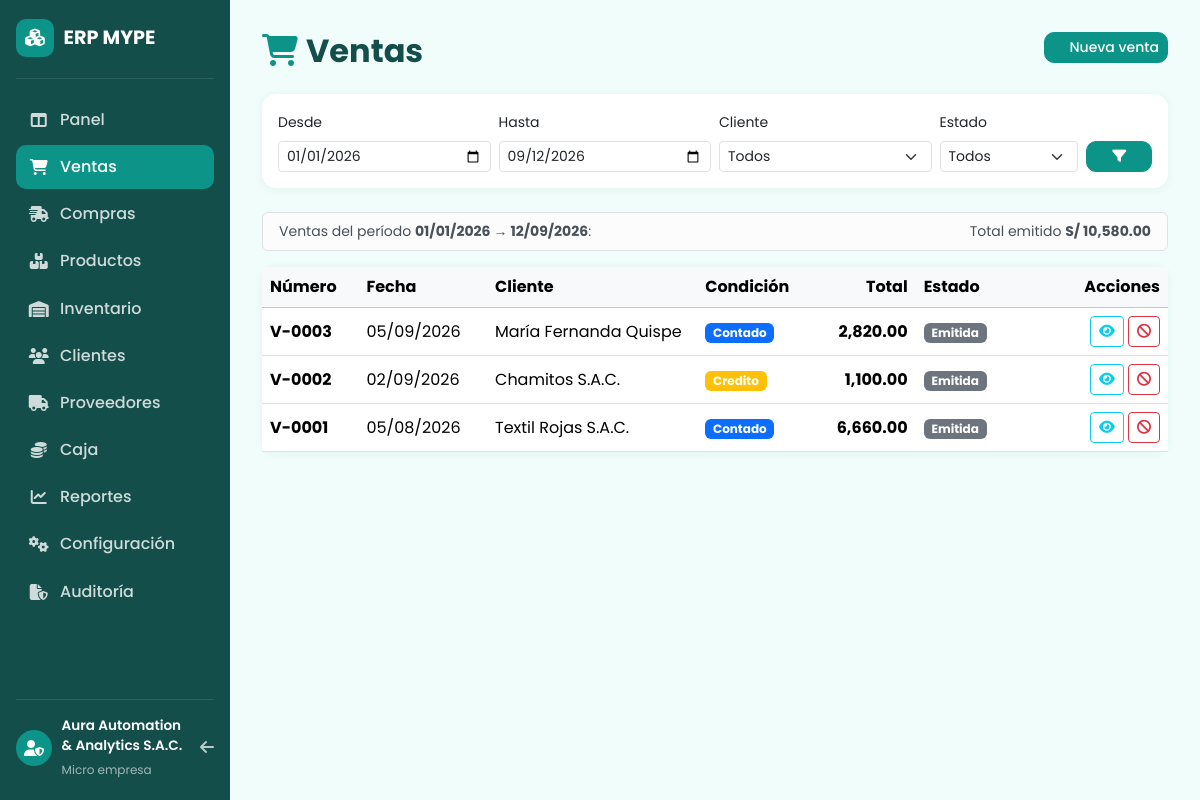
The page /index.php?vista=ventas on the database its author committed.
### tables this page shows
CREATE TABLE parametros (
    id          INT AUTO_INCREMENT PRIMARY KEY,
    clave       VARCHAR(40) NOT NULL UNIQUE,
    valor       TEXT NOT NULL,
    descripcion VARCHAR(150) NOT NULL DEFAULT ''
);

CREATE TABLE ventas (
    id            INT AUTO_INCREMENT PRIMARY KEY,
    numero        INT NOT NULL UNIQUE,
    fecha         DATE NOT NULL,
    cliente_id    INT NOT NULL,
    condicion     ENUM('contado','credito') NOT NULL DEFAULT 'contado',
    total         DECIMAL(14,2) NOT NULL DEFAULT 0.00,
    observaciones VARCHAR(255) NOT NULL DEFAULT '',
    estado        ENUM('emitida','anulada') NOT NULL DEFAULT 'emitida',
    fecha_creacion DATETIME NOT NULL DEFAULT CURRENT_TIMESTAMP,
    FOREIGN KEY (cliente_id) REFERENCES clientes(id)
);

CREATE TABLE clientes (
    id            INT AUTO_INCREMENT PRIMARY KEY,
    tipo_doc      ENUM('RUC','DNI') NOT NULL DEFAULT 'RUC',
    ruc_dni       VARCHAR(11) NOT NULL UNIQUE,
    razon_social  VARCHAR(150) NOT NULL,
    direccion     VARCHAR(200) NOT NULL DEFAULT '',
    correo        VARCHAR(120) NOT NULL DEFAULT '',
    telefono      VARCHAR(20) NOT NULL DEFAULT '',
    activo        TINYINT(1) NOT NULL DEFAULT 1,
    fecha_creacion DATETIME NOT NULL DEFAULT CURRENT_TIMESTAMP
);

### vistas/ventas.php (the view, shortened to what this page needs)
<?php
[$desde, $hasta] = rangoFechas();
$query = 'SELECT v.*, cl.razon_social, cl.tipo_doc, cl.ruc_dni FROM ventas v JOIN clientes cl ON cl.id=v.cliente_id
          WHERE v.fecha BETWEEN :d AND :h';
$params = [':d' => $desde, ':h' => $hasta];
$stmt = $db->prepare($query . ' ORDER BY v.fecha DESC, v.id DESC');
$stmt->execute($params);
$ventas = $stmt->fetchAll();
$totEmitidas = array_sum(array_map(fn($v) => $v['estado']==='emitida' ? (float) $v['total'] : 0, $ventas));
?>
<h2 class="page-title mb-4">
    <i class="fa-solid fa-cart-shopping me-2"></i>Ventas
    <button class="btn btn-sm btn-primary float-end" data-bs-toggle="modal" data-bs-target="#modalVenta"><i class="fa-solid fa-plus me-1"></i>Nueva venta</button>
</h2>
<form method="GET" class="card p-3 mb-4">
    <div class="row g-2 align-items-end">
        <div class="col-md-3">
            <label class="form-label small">Desde</label>
            <input type="date" name="desde" class="form-control form-control-sm" value="<?= $desde ?>">
        </div>
        <div class="col-md-3">
            <label class="form-label small">Hasta</label>
            <input type="date" name="hasta" class="form-control form-control-sm" value="<?= $hasta ?>">
        </div>
        <div class="col-md-3">
            <label class="form-label small">Cliente</label>
            <select name="cliente_f" class="form-select form-select-sm">
                <option value="">Todos</option>
            </select>
        </div>
        <div class="col-md-2">
            <label class="form-label small">Estado</label>
            <select name="estado_f" class="form-select form-select-sm">
                <option value="">Todos</option>
            </select>
        </div>
        <div class="col-md-1 d-grid">
            <button class="btn btn-primary btn-sm"><i class="fa-solid fa-filter"></i></button>
        </div>
    </div>
</form>
<div class="alert alert-light border small py-2 d-flex justify-content-between">
    <span>Ventas del período <strong><?= formatoFecha($desde) ?> → <?= formatoFecha($hasta) ?></strong>:</span>
    <span>Total emitido <strong><?= formatoMoneda($totEmitidas) ?></strong></span>
</div>
<div class="card">
    <div class="card-body p-0">
        <div class="table-responsive">
            <table class="table table-hover mb-0 align-middle">
                <thead class="table-light">
                    <tr><th>Número</th><th>Fecha</th><th>Cliente</th><th>Condición</th>
                        <th class="text-end">Total</th><th>Estado</th><th class="text-end" style="width:160px">Acciones</th></tr>
                </thead>
                <tbody>
                <?php foreach ($ventas as $v): ?>
                    <tr class="<?= $v['estado']==='anulada' ? 'table-warning text-muted' : '' ?>">
                        <td><strong><?= numeroVenta((int) $v['numero']) ?></strong></td>
                        <td><?= formatoFecha($v['fecha']) ?></td>
                        <td class="text-truncate" style="max-width:180px" title="<?= limpiar($v['razon_social']) ?>"><?= limpiar($v['razon_social']) ?></td>
                        <td><?= badgeEstado($v['condicion']) ?></td>
                        <td class="text-end"><strong><?= number_format($v['total'], 2) ?></strong></td>
                        <td><?= badgeEstado($v['estado']) ?></td>
                        <td class="text-end">
                            <button type="button" class="btn btn-sm btn-outline-info" title="Ver detalle" onclick="verVenta(<?= (int) $v['id'] ?>)"><i class="fa-solid fa-eye"></i></button>
                            <?php if ($v['estado'] !== 'anulada'): ?>
                                <form method="POST" class="d-inline" onsubmit="return confirm('¿Anular la venta <?= numeroVenta((int) $v['numero']) ?>? Se restituirá el stock.')">
                                    <button type="submit" class="btn btn-sm btn-outline-danger" title="Anular"><i class="fa-solid fa-ban"></i></button>
                                </form>
                            <?php endif; ?>
                        </td>
                    </tr>
                <?php endforeach; ?>
                </tbody>
            </table>
        </div>
    </div>
</div>

### includes/encabezado.php (shortened to what this page needs)
<?php
require_once __DIR__ . '/../config/db.php';
require_once __DIR__ . '/helpers.php';
$vistaActual = preg_replace('/[^a-z0-9_]/i', '', $_GET['vista'] ?? 'dashboard');
$vistaActual = $vistaActual === '' ? 'dashboard' : $vistaActual;
$nav = [
    'dashboard'     => ['fa-table-columns',        'Panel'],
    'ventas'        => ['fa-cart-shopping',        'Ventas'],
    'compras'       => ['fa-truck-fast',           'Compras'],
    'productos'     => ['fa-boxes-stacked',        'Productos'],
    'inventario'    => ['fa-warehouse',            'Inventario'],
    'clientes'      => ['fa-users',                'Clientes'],
    'proveedores'   => ['fa-truck',                'Proveedores'],
    'caja'          => ['fa-coins',                'Caja'],
    'reportes'      => ['fa-chart-line',           'Reportes'],
    'configuracion' => ['fa-gears',                'Configuración'],
    'auditoria'     => ['fa-file-shield',          'Auditoría'],
];
?>
<!DOCTYPE html>
<html lang="es">
<head>
    <link href="https://cdn.jsdelivr.net/npm/bootstrap@5.3.3/dist/css/bootstrap.min.css" rel="stylesheet">
    <link href="https://cdnjs.cloudflare.com/ajax/libs/font-awesome/6.5.1/css/all.min.css" rel="stylesheet">
    <link href="css/estilos.css" rel="stylesheet">
</head>
<body>
<?php if (empty($_GET['sin_shell'])): ?>
<div class="app-shell">
    <aside class="app-sidebar">
        <div class="app-brand">
            <span class="app-logo"><i class="fa-solid fa-cubes"></i></span>
            <span>ERP MYPE</span>
        </div>
        <nav class="app-nav">
            <?php foreach ($nav as $clave => [$icono, $label]): ?>
                <a class="app-link <?= $vistaActual === $clave ? 'active' : '' ?>"
                   href="index.php?vista=<?= $clave ?>"><i class="fa-solid <?= $icono ?>"></i><?= $label ?></a>
            <?php endforeach; ?>
        </nav>
        <div class="app-user">
            <div class="app-avatar"><i class="fa-solid fa-user-shield"></i></div>
            <div>
                <span class="app-user-name"><?= limpiar(nombreEmpresa($db)) ?></span>
                <span class="app-user-rol">Micro empresa</span>
            </div>
            <a href="../" class="app-logout" title="Volver al ERP"><i class="fa-solid fa-arrow-left"></i></a>
        </div>
    </aside>
    <main class="app-main">
<?php endif; ?>

### includes/helpers.php (shortened to what this page needs)
<?php
function limpiar(?string $valor): string
{
    return htmlspecialchars((string) ($valor ?? ''), ENT_QUOTES, 'UTF-8');
}
function formatoMoneda(float $monto): string
{
    return 'S/ ' . number_format($monto, 2, '.', ',');
}
function formatoFecha(?string $fecha): string
{
    $dt = DateTime::createFromFormat('Y-m-d', $fecha);
    return $dt ? $dt->format('d/m/Y') : $fecha;
}
function badgeEstado(string $estado): string
{
    $map = [
        'emitido'   => 'success',
        'anulado'   => 'warning',
        'activo'    => 'success',
        'inactivo'  => 'secondary',
        'entrada'   => 'info',
        'salida'    => 'danger',
        'ajuste'    => 'secondary',
        'ingreso'   => 'success',
        'egreso'    => 'danger',
        'contado'   => 'primary',
        'credito'   => 'warning',
        'ok'        => 'success',
        'bajo'      => 'warning',
        'agotado'   => 'danger',
        'servicio'  => 'info',
    ];
    return '<span class="badge bg-' . ($map[$estado] ?? 'secondary') . '">' . ucfirst(limpiar($estado)) . '</span>';
}
function parametro(PDO $db, string $clave, string $def = ''): string
{
    static $cache = [];
    if (!isset($cache[$clave])) {
        $stmt = $db->prepare('SELECT valor FROM parametros WHERE clave = ?');
        $stmt->execute([$clave]);
        $v = $stmt->fetchColumn();
        $cache[$clave] = $v === false ? $def : (string) $v;
    }
    return $cache[$clave];
}
function nombreEmpresa(PDO $db): string
{
    return parametro($db, 'EMPRESA_NOMBRE', 'Mi Micro Empresa S.A.C.');
}
function numeroVenta(int $n): string
{
    return sprintf('V-%04d', $n);
}
function rangoFechas(): array
{
    $desde = $_GET['desde'] ?? '';
    $hasta = $_GET['hasta'] ?? '';
    if (!preg_match('/^\d{4}-\d{2}-\d{2}$/', (string) $desde)) $desde = date('Y-01-01');
    if (!preg_match('/^\d{4}-\d{2}-\d{2}$/', (string) $hasta)) $hasta = date('Y-m-d');
    return [$desde, $hasta];
}

### css/estilos.css (style rules this page uses)
:root { --teal: #0d9488; --teal-dark: #0f766e; --teal-light: #99f6e4; --bg: #f0fdfa; --ink: #134e4a; --muted: #64748b; --card: #ffffff; --sidebar: #134e4a; }
* { font-family: 'Poppins', system-ui, sans-serif; }
body { background: var(--bg); color: var(--ink); margin: 0; }
.app-shell { display: flex; min-height: 100vh; }
.app-sidebar { width: 230px; flex-shrink: 0; background: var(--sidebar); color: #fff; display: flex; flex-direction: column; position: sticky; top: 0; height: 100vh; padding: 1.2rem 1rem; }
.app-brand { display: flex; align-items: center; gap: 0.6rem; font-weight: 700; font-size: 1.2rem; padding-bottom: 1.3rem; border-bottom: 1px solid rgba(255, 255, 255, 0.1); margin-bottom: 1.2rem; }
.app-logo { width: 38px; height: 38px; border-radius: 10px; background: var(--teal); display: inline-flex; align-items: center; justify-content: center; font-size: 1.1rem; flex-shrink: 0; }
.app-nav { flex: 1; display: flex; flex-direction: column; gap: 0.25rem; }
.app-link { display: flex; align-items: center; gap: 0.7rem; color: rgba(255, 255, 255, 0.8); text-decoration: none; padding: 0.6rem 0.8rem; border-radius: 10px; font-weight: 500; transition: background 0.15s ease; }
.app-link i { width: 20px; text-align: center; }
.app-link.active { color: #fff; background: var(--teal); }
.app-user { display: flex; align-items: center; gap: 0.6rem; padding-top: 1rem; border-top: 1px solid rgba(255, 255, 255, 0.1); }
.app-avatar { width: 36px; height: 36px; border-radius: 50%; background: var(--teal); display: flex; align-items: center; justify-content: center; flex-shrink: 0; }
.app-user-name { display: block; font-size: 0.85rem; font-weight: 600; }
.app-user-rol { font-size: 0.75rem; color: rgba(255, 255, 255, 0.6); }
.app-logout { margin-left: auto; color: rgba(255, 255, 255, 0.7); }
.app-main { flex: 1; padding: 2rem; min-width: 0; }
.page-title { font-weight: 700; color: var(--ink); }
.page-title i { color: var(--teal); }
.card { border: none; border-radius: 14px; box-shadow: 0 1px 8px rgba(15, 118, 110, 0.07); }
.btn-primary { background: var(--teal); border-color: var(--teal); font-weight: 500; border-radius: 10px; }

### rows shown on the page
parametros: valor "Aura Automation & Analytics S.A.C."
ventas: numero "V-0003", fecha "05/09/2026", cliente.razon_social "María Fernanda Quispe", condicion "Contado Emitida", total "2,820.00"
ventas: numero "V-0002", fecha "02/09/2026", cliente.razon_social "Chamitos S.A.C.", condicion "Credito Emitida", total "1,100.00"
ventas: numero "V-0001", fecha "05/08/2026", cliente.razon_social "Textil Rojas S.A.C.", condicion "Contado Emitida", total "6,660.00"

### other values the page prints
$label "Panel"
$label "Ventas"
$label "Compras"
$label "Productos"
$label "Inventario"
$label "Clientes"
$label "Proveedores"
$label "Caja"
$label "Reportes"
$label "Configuración"
$label "Auditoría"
formatoFecha($desde) "01/01/2026"
formatoFecha($hasta) "12/09/2026"
formatoMoneda($totEmitidas) "S/ 10,580.00"
